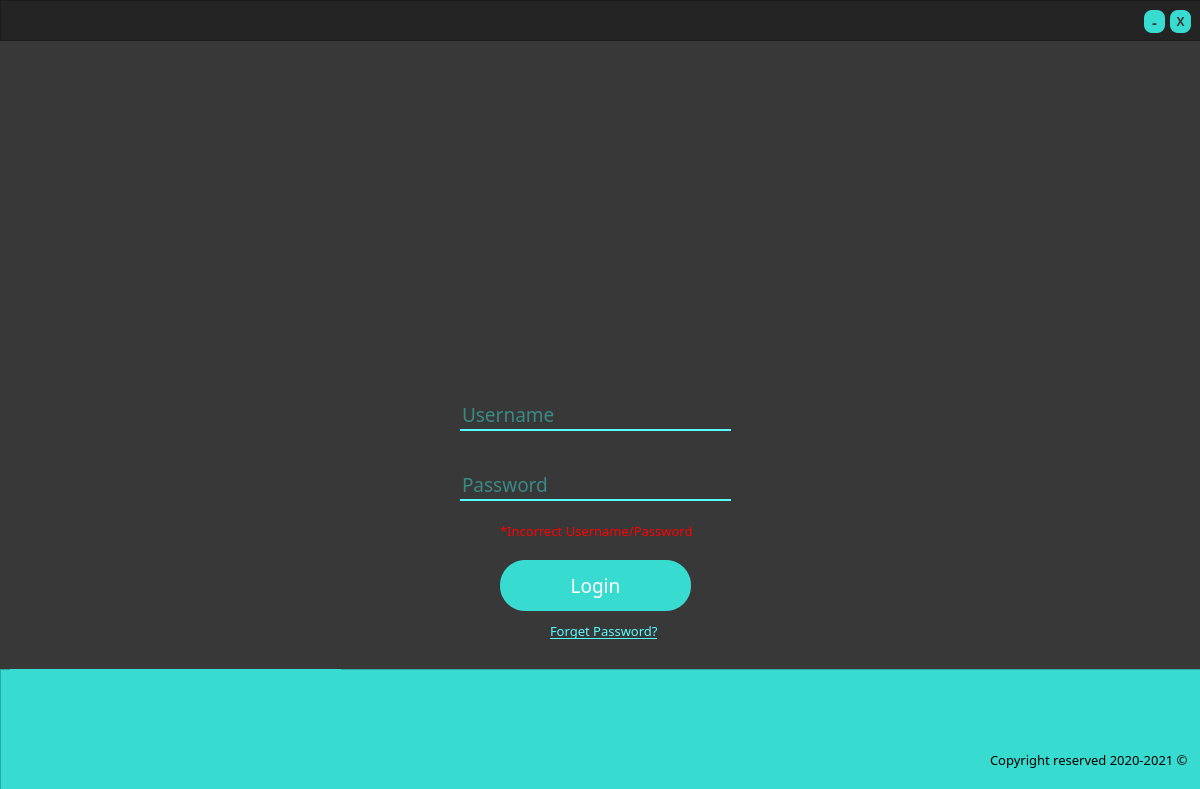
<?xml version="1.0" encoding="UTF-8"?>
<ui version="4.0">
 <class>Dialog</class>
 <widget class="QDialog" name="Dialog">
  <property name="windowModality">
   <enum>Qt::NonModal</enum>
  </property>
  <property name="geometry">
   <rect>
    <x>0</x>
    <y>0</y>
    <width>1200</width>
    <height>789</height>
   </rect>
  </property>
  <property name="windowTitle">
   <string>Dialog</string>
  </property>
  <property name="styleSheet">
   <string notr="true">background-color: rgb(56, 56, 56)</string>
  </property>
  <property name="sizeGripEnabled">
   <bool>false</bool>
  </property>
  <property name="modal">
   <bool>false</bool>
  </property>
  <widget class="QLabel" name="label">
   <property name="geometry">
    <rect>
     <x>450</x>
     <y>90</y>
     <width>281</width>
     <height>271</height>
    </rect>
   </property>
   <property name="text">
    <string/>
   </property>
   <property name="textFormat">
    <enum>Qt::RichText</enum>
   </property>
   <property name="pixmap">
    <pixmap>../images/SAQER1.png</pixmap>
   </property>
   <property name="scaledContents">
    <bool>true</bool>
   </property>
  </widget>
  <widget class="QPushButton" name="login">
   <property name="geometry">
    <rect>
     <x>500</x>
     <y>560</y>
     <width>191</width>
     <height>51</height>
    </rect>
   </property>
   <property name="font">
    <font>
     <family>RB</family>
     <pointsize>14</pointsize>
    </font>
   </property>
   <property name="cursor">
    <cursorShape>PointingHandCursor</cursorShape>
   </property>
   <property name="styleSheet">
    <string notr="true">QPushButton {
	border-radius: 25px;
	background-color: #38DBD0;
	color: rgb(255, 255, 255);
}

QPushButton:hover {
	background-color: #23b2a8;
	color: rgb(255, 255, 255);
}

QPushButton:pressed {
	background-color: #38DBD0;
}</string>
   </property>
   <property name="text">
    <string>Login</string>
   </property>
   <property name="autoDefault">
    <bool>true</bool>
   </property>
   <property name="default">
    <bool>false</bool>
   </property>
   <property name="flat">
    <bool>false</bool>
   </property>
  </widget>
  <widget class="QLabel" name="Fpassword">
   <property name="geometry">
    <rect>
     <x>550</x>
     <y>620</y>
     <width>111</width>
     <height>21</height>
    </rect>
   </property>
   <property name="font">
    <font>
     <family>RB</family>
     <pointsize>10</pointsize>
     <underline>true</underline>
    </font>
   </property>
   <property name="cursor">
    <cursorShape>PointingHandCursor</cursorShape>
   </property>
   <property name="styleSheet">
    <string notr="true">QLabel{
color: rgb(85, 255, 255)}


QLabel:hover {
	color: #23b2a8;

}

QLabel:pressed {
	color: #38DBD0;
}</string>
   </property>
   <property name="text">
    <string>Forget Password?</string>
   </property>
  </widget>
  <widget class="QLabel" name="password_note">
   <property name="geometry">
    <rect>
     <x>500</x>
     <y>520</y>
     <width>211</width>
     <height>21</height>
    </rect>
   </property>
   <property name="font">
    <font>
     <family>RB</family>
     <pointsize>10</pointsize>
    </font>
   </property>
   <property name="styleSheet">
    <string notr="true">color:rgb(255, 0, 0)</string>
   </property>
   <property name="text">
    <string>*Incorrect Username/Password</string>
   </property>
  </widget>
  <widget class="QFrame" name="frame">
   <property name="geometry">
    <rect>
     <x>0</x>
     <y>669</y>
     <width>1201</width>
     <height>131</height>
    </rect>
   </property>
   <property name="styleSheet">
    <string notr="true">background-color: #38DBD0</string>
   </property>
   <property name="frameShape">
    <enum>QFrame::StyledPanel</enum>
   </property>
   <property name="frameShadow">
    <enum>QFrame::Raised</enum>
   </property>
   <widget class="QLabel" name="label_3">
    <property name="geometry">
     <rect>
      <x>990</x>
      <y>80</y>
      <width>201</width>
      <height>21</height>
     </rect>
    </property>
    <property name="font">
     <font>
      <family>RB</family>
      <pointsize>10</pointsize>
     </font>
    </property>
    <property name="text">
     <string>Copyright reserved 2020-2021 ©</string>
    </property>
   </widget>
   <widget class="QLabel" name="label_4">
    <property name="geometry">
     <rect>
      <x>10</x>
      <y>-110</y>
      <width>331</width>
      <height>311</height>
     </rect>
    </property>
    <property name="text">
     <string/>
    </property>
    <property name="pixmap">
     <pixmap>../images/SAQER2.png</pixmap>
    </property>
    <property name="scaledContents">
     <bool>true</bool>
    </property>
   </widget>
  </widget>
  <widget class="QLineEdit" name="username">
   <property name="geometry">
    <rect>
     <x>460</x>
     <y>380</y>
     <width>271</width>
     <height>51</height>
    </rect>
   </property>
   <property name="font">
    <font>
     <family>RB</family>
     <pointsize>14</pointsize>
    </font>
   </property>
   <property name="styleSheet">
    <string notr="true">color: #38DBD0;
border: none;
border-bottom: 2px solid rgb(85, 255, 255);
</string>
   </property>
   <property name="alignment">
    <set>Qt::AlignBottom|Qt::AlignLeading|Qt::AlignLeft</set>
   </property>
   <property name="placeholderText">
    <string>Username</string>
   </property>
  </widget>
  <widget class="QLineEdit" name="password">
   <property name="geometry">
    <rect>
     <x>460</x>
     <y>450</y>
     <width>271</width>
     <height>51</height>
    </rect>
   </property>
   <property name="font">
    <font>
     <family>RB</family>
     <pointsize>14</pointsize>
    </font>
   </property>
   <property name="styleSheet">
    <string notr="true">color: #38DBD0;
border: none;
border-bottom: 2px solid rgb(85, 255, 255);
</string>
   </property>
   <property name="echoMode">
    <enum>QLineEdit::Password</enum>
   </property>
   <property name="alignment">
    <set>Qt::AlignBottom|Qt::AlignLeading|Qt::AlignLeft</set>
   </property>
   <property name="dragEnabled">
    <bool>false</bool>
   </property>
   <property name="placeholderText">
    <string>Password</string>
   </property>
  </widget>
  <widget class="QLabel" name="label_5">
   <property name="geometry">
    <rect>
     <x>10</x>
     <y>10</y>
     <width>1181</width>
     <height>651</height>
    </rect>
   </property>
   <property name="text">
    <string/>
   </property>
   <property name="pixmap">
    <pixmap>../images/Background.png</pixmap>
   </property>
  </widget>
  <widget class="QFrame" name="Header">
   <property name="geometry">
    <rect>
     <x>0</x>
     <y>0</y>
     <width>1211</width>
     <height>41</height>
    </rect>
   </property>
   <property name="styleSheet">
    <string notr="true">background-color: #252424</string>
   </property>
   <property name="frameShape">
    <enum>QFrame::StyledPanel</enum>
   </property>
   <property name="frameShadow">
    <enum>QFrame::Raised</enum>
   </property>
   <widget class="QPushButton" name="closewindow">
    <property name="geometry">
     <rect>
      <x>1170</x>
      <y>10</y>
      <width>21</width>
      <height>23</height>
     </rect>
    </property>
    <property name="font">
     <font>
      <family>RB</family>
      <pointsize>9</pointsize>
      <weight>75</weight>
      <bold>true</bold>
     </font>
    </property>
    <property name="styleSheet">
     <string notr="true">QPushButton {
	border-radius: 8px;
	background-color: #38DBD0;
	color: #383838
}

QPushButton:hover {
	background-color: #23b2a8;
	color:  #383838
}

QPushButton:pressed {
	background-color: #38DBD0;
}</string>
    </property>
    <property name="text">
     <string>X</string>
    </property>
   </widget>
   <widget class="QPushButton" name="minmizewindow">
    <property name="geometry">
     <rect>
      <x>1144</x>
      <y>10</y>
      <width>21</width>
      <height>23</height>
     </rect>
    </property>
    <property name="font">
     <font>
      <family>RB</family>
      <pointsize>11</pointsize>
      <weight>75</weight>
      <bold>true</bold>
     </font>
    </property>
    <property name="styleSheet">
     <string notr="true">QPushButton {
	border-radius: 8px;
	background-color: #38DBD0;
	color: #383838
}

QPushButton:hover {
	background-color: #23b2a8;
	color:  #383838
}

QPushButton:pressed {
	background-color: #38DBD0;
}</string>
    </property>
    <property name="text">
     <string>-</string>
    </property>
   </widget>
  </widget>
  <zorder>label_5</zorder>
  <zorder>label</zorder>
  <zorder>login</zorder>
  <zorder>Fpassword</zorder>
  <zorder>password_note</zorder>
  <zorder>frame</zorder>
  <zorder>username</zorder>
  <zorder>password</zorder>
  <zorder>Header</zorder>
 </widget>
 <resources>
  <include location="logo.qrc"/>
 </resources>
 <connections/>
</ui>
